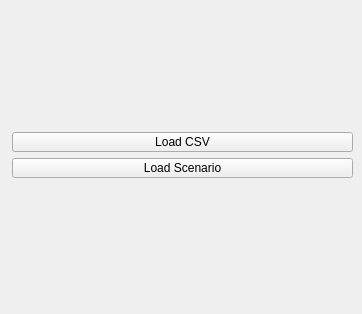
         <widget class="QWidget" name="load_file_tab">
          <attribute name="title">
           <string>Load Files</string>
          </attribute>
          <widget class="QWidget" name="layoutWidget">
           <property name="geometry">
            <rect>
             <x>12</x>
             <y>4</y>
             <width>341</width>
             <height>301</height>
            </rect>
           </property>
           <layout class="QVBoxLayout" name="verticalLayout_3">
            <item>
             <spacer name="verticalSpacer">
              <property name="orientation">
               <enum>Qt::Orientation::Vertical</enum>
              </property>
              <property name="sizeHint" stdset="0">
               <size>
                <width>20</width>
                <height>40</height>
               </size>
              </property>
             </spacer>
            </item>
            <item>
             <widget class="QPushButton" name="browse_csv_button">
              <property name="minimumSize">
               <size>
                <width>150</width>
                <height>20</height>
               </size>
              </property>
              <property name="maximumSize">
               <size>
                <width>16777215</width>
                <height>20</height>
               </size>
              </property>
              <property name="text">
               <string>Load CSV</string>
              </property>
             </widget>
            </item>
            <item>
             <widget class="QPushButton" name="load_scenario_button">
              <property name="minimumSize">
               <size>
                <width>150</width>
                <height>20</height>
               </size>
              </property>
              <property name="maximumSize">
               <size>
                <width>16777215</width>
                <height>20</height>
               </size>
              </property>
              <property name="text">
               <string>Load Scenario</string>
              </property>
             </widget>
            </item>
            <item>
             <spacer name="verticalSpacer_2">
              <property name="orientation">
               <enum>Qt::Orientation::Vertical</enum>
              </property>
              <property name="sizeHint" stdset="0">
               <size>
                <width>20</width>
                <height>40</height>
               </size>
              </property>
             </spacer>
            </item>
           </layout>
          </widget>
         </widget>
